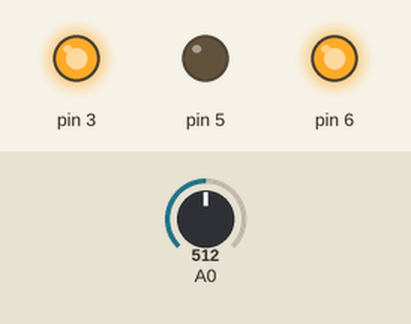
The sketch below on a simulated Arduino Uno, built with avr-gcc and run on an emulated ATmega328P. Shown: output pins drawn as LEDs (lit = HIGH). Inputs (shaded band) come from the test bench; at power-on: A0 = 512.

Above: at 1.2 s.
1.3 s: A0 set to 716
At 2.3 s:
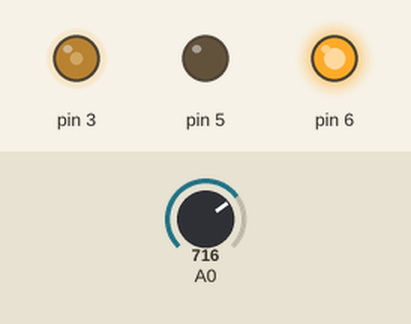
2.8 s: A0 set to 900
At 3.4 s:
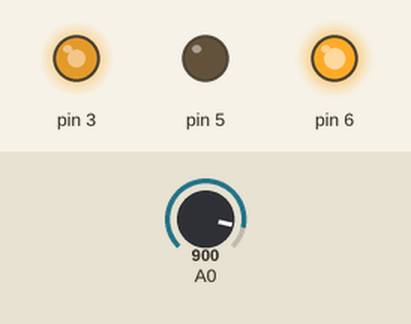
4.3 s: A0 set to 1023
At 4.6 s:
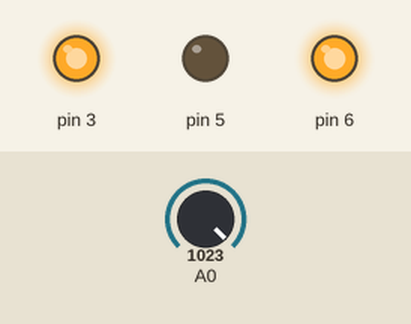
5.8 s: A0 set to 0
At 6.9 s:
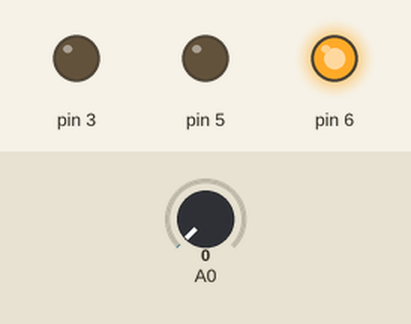
Timing chart, 0 to 8.3 s (numbered marks = the images above; inputs shaded):
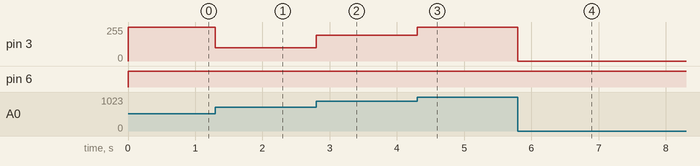

Measured:
- after the input at 1.3 s, pin 3: 255/255 → 100/255 at once
- after the input at 2.8 s, pin 3: 100/255 → 192/255 at once
- after the input at 4.3 s, pin 3: 192/255 → 253/255 at once
- after the input at 5.8 s, pin 3: 253/255 → 0/255 at once

The sketch:

sketch_jan4a_L298N_Motor_driver_controll_with_potentiometer.ino
```cpp
int A;
int B;

void setup() {
  pinMode (6,OUTPUT);
  pinMode (5,OUTPUT);
  pinMode (3,OUTPUT);
  pinMode (A0,INPUT);

}

void loop() {
  A= analogRead(A0);
  B= map(A,0,512,0,255);
  analogWrite(3,B);
  digitalWrite(6,HIGH);
  digitalWrite(5,LOW);

}
```
